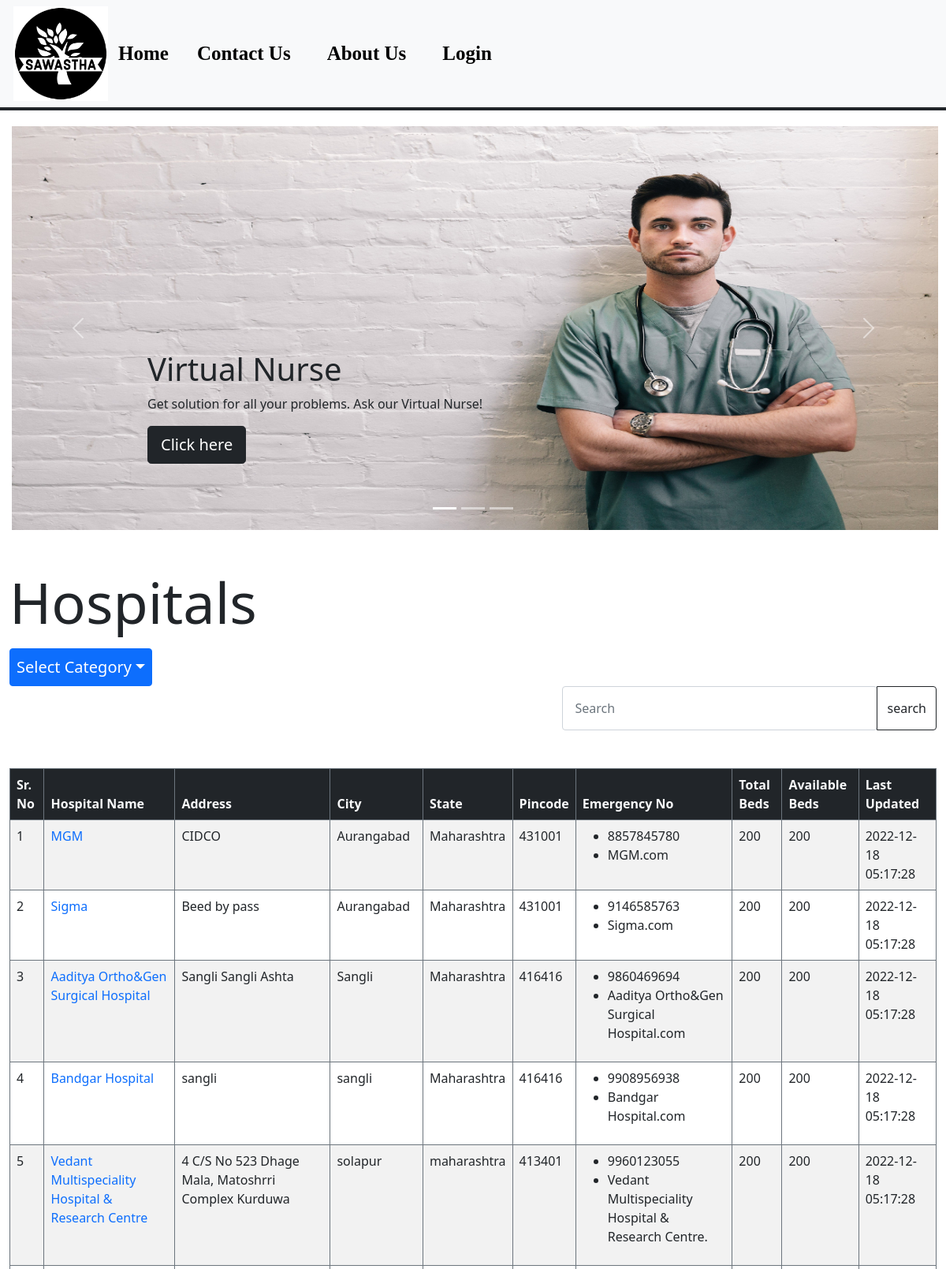
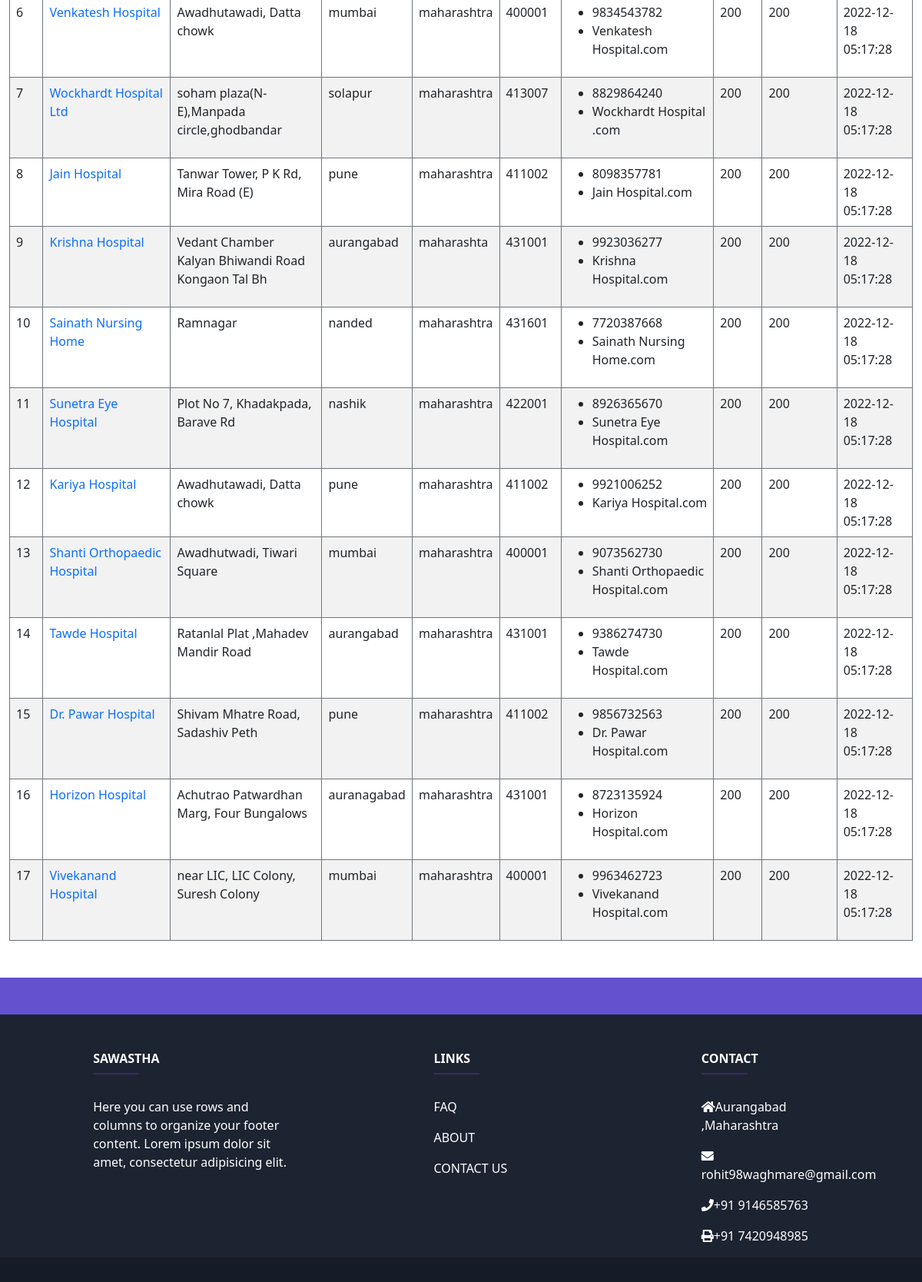
The page / on the database its author committed (2 pictures, top to bottom).
### tables this page shows
CREATE TABLE
    `hospital_info`(
        `sr` INT NOT NULL,
        `hospital_id` varchar(50),
        `hospital_name` varchar(50),
        `city` varchar(50),
        `address` varchar(50),
        `state` varchar(50),
        `pincode` varchar(50),
        `phonenumber` varchar(10),
        `email` varchar(50),
        `category` varchar(50),
        `website` varchar(50),
        `beds` int(255),
        `available_bad` int(255),
        `occupied_bed` int(255),
        `Total_emergency_beds` int(255),
        `available_emergency_bad` int(255),
        `occupied_emergency_bed` int(255),
        `Total_icu_beds` int(255),
        `available_icu_beds` int(255),
        `occupied_icu_bed` int(255),
        `Total_general_beds` int(255),
        `available_general_bad` int(255),
        `occupied_general_bed` int(255),
        `last_updated` varchar(50)
    );

### index.php (the view, shortened to what this page needs)
<?php
include 'Database/db.php';
?>
<!DOCTYPE html>
<html lang="en">
<head>
  <link rel="stylesheet" href="./css/bootstrap.min.css">
  <link rel="stylesheet" href="./css/style2.css">
  <link rel="stylesheet" href="./css/slider.css">
  <link rel="stylesheet" href="https://cdnjs.cloudflare.com/ajax/libs/font-awesome/4.7.0/css/font-awesome.min.css">
  <link rel="stylesheet" href="https://cdnjs.cloudflare.com/ajax/libs/font-awesome/5.15.3/css/all.min.css" />
</head>
<body>
  <?php
  include "./partials/navbar.php"
  ?>
  <div id="myCarousel" class="carousel slide" data-bs-ride="carousel">
    <div class="carousel-indicators">
      <button type="button" data-bs-target="#myCarousel" data-bs-slide-to="0" class="active" aria-current="true" aria-label="Slide 1"></button>
      <button type="button" data-bs-target="#myCarousel" data-bs-slide-to="1" aria-label="Slide 2"></button>
      <button type="button" data-bs-target="#myCarousel" data-bs-slide-to="2" aria-label="Slide 3"></button>
    </div>
    <div class="carousel-inner">
      <div class="carousel-item active">
        <svg class="bd-placeholder-img" width="100%" height="100%" aria-hidden="true" preserveAspectRatio="xMidYMid slice" focusable="false"><img src="./img/nurse.jpg" alt="image"></svg>
        <div class="container">
          <div class="carousel-caption text-start">
            <h1 class="text-dark">Virtual Nurse</h1>
            <p class="text-dark">Get solution for all your problems. Ask our Virtual Nurse!</p>
            <p><a class="btn btn-lg btn-dark" href="./chatbot/bot.html">Click here</a></p>
          </div>
        </div>
      </div>
    </div>
    <button class="carousel-control-prev" type="button" data-bs-target="#myCarousel" data-bs-slide="prev">
      <span class="carousel-control-prev-icon" aria-hidden="true"></span>
    </button>
    <button class="carousel-control-next" type="button" data-bs-target="#myCarousel" data-bs-slide="next">
      <span class="carousel-control-next-icon" aria-hidden="true"></span>
    </button>
  </div>
  <div class="container my-5" style="max-width: 1350px;">
    <span class="display-2">Hospitals</span>
    <div class="dropdown">
  <button class="btn btn-primary dropdown-toggle p-2 fs-5 mt-3" type="button" id="dropdownMenuButton1" data-bs-toggle="dropdown" aria-expanded="false"> Select Category</button>
</div>
    <div class="d-flex justify-content-center align-items-center mb-3">
      <form action="index.php" method="get">
        <div class="input-group ">
          <input type="search" class="form-control rounded" placeholder="Search" aria-label="Search" aria-describedby="search-addon" id="myInput" name="search" <?php if (isset($_GET["search"])) {
                                                                                                                                                                  echo $_GET["search"];
                                                                                                                                                                } ?> />
          <button type="submit" id="search" class="btn btn-outline-dark">search</button>
        </div>
      </form>
    </div>
    <table class="table  table-striped table-bordered border-secondary table-hover border-4 mt-5 .overflow-auto ">
      <thead class="tableHead bg-dark text-light">
        <tr>
          <th>Sr. No</th>
          <th>Hospital Name</th>
          <th>Address</th>
          <th>City</th>
          <th>State</th>
          <th>Pincode</th>
          <th>Emergency No</th>
          <th>Total Beds</th>
          <th>Available Beds</th>
          <th>Last Updated</th>
        </tr>
      </thead>
      <tbody>
        <?php
        if (isset($_GET['search'])) {
          $searchq = $_GET['search'];
          $query = "SELECT * FROM `hospital_info` WHERE CONCAT(hospital_name,category,city,state) LIKE '%$searchq%'";
          $count = mysqli_query($con, $query);
          $sn = 0;
          if (mysqli_num_rows($count) > 0) {
            while ($row = mysqli_fetch_assoc($count)) {
              $sn = $sn + 1;
              echo "<tr>
                  <td>" . $sn . "</td>
                  <td><a href ='./hospital_data.php?id=" . $row['hospital_name'] . "'>" . $row['hospital_name'] . "</a></td>
                  <td>" . $row['address'] . "</td>
                  <td>" . $row['city'] . "</td>
                  <td>" . $row['state'] . "</td>
                  <td>" . $row['pincode'] . "</td>
                  <td><ul><li>" . $row['phonenumber'] . "</li><li>" . $row['website'] . "</li></ul></td>
                  <td>" . $row['beds'] . "</td>
                  <td>" . $row['available_bad'] . "</td>
                  <td>" . $row['last_updated'] . "</td>
                </tr>";
            }
          } else {
        ?>
            <tr>
              <td>No Records Found</td>
            </tr>
          <?php
          }
        } else {
          $sql = "SELECT * FROM `hospital_info`";
          $result = mysqli_query($con, $sql);
          $sn = 0;
          while ($row = mysqli_fetch_assoc($result)) {
            $sn = $sn + 1;
            echo "<tr>
                <td>" . $sn . "</td>
                <td><a href ='./hospital_data.php?id=" . $row['hospital_name'] . "'>" . $row['hospital_name'] . "</a></td>
                <td>" . $row['address'] . "</td>
                <td>" . $row['city'] . "</td>
                <td>" . $row['state'] . "</td>
                <td>" . $row['pincode'] . "</td>
                <td><ul><li>" . $row['phonenumber'] . "</li><li>" . $row['website'] . "</li></ul></td>
                <td>" . $row['beds'] . "</td>
                <td>" . $row['available_bad'] . "</td>
                <td>" . $row['last_updated'] . "</td>
              </tr>";
          }
        }
        ?>
      </tbody>
    </table>
  </div>
  <?php
  include "./partials/footer.php"
  ?>
</body>
</html>

### partials/navbar.php (shortened to what this page needs)
<nav class="navbar navbar-expand-lg navbar-light bg-light border-bottom border-dark border-4">
  <div class="container-fluid">
    <img src="./img/logo.jpeg" alt="LOGO">
    <div class="collapse navbar-collapse " id="navbarSupportedContent">
      <ul class="navbar-nav me-auto mb-2 mb-lg-0">
        <li class="nav-item">
          <a id="home" class="nav-link" href="index.php">Home</a>
        </li>
        <li class="nav-item">
          <a id="contact" class="nav-link" href="contact_us.php">Contact Us</a>
        </li>
        <li class="nav-item">
          <a id="about" class="nav-link" href="./about.html">About Us</a>
        </li>
        <li class="nav-item">
          <a id="about" class="nav-link" href="./user/user_login.php">Login</a>
        </li>
    </div>
  </div>
</nav>

### partials/footer.php
<footer class="text-center text-lg-start text-white" id="f" style="background-color: #1c2331">
    <section
             class="d-flex justify-content-between p-4"
             style="background-color: #6351ce"
             >
    </section>
    <section class="">
      <div class="container text-center text-md-start mt-5">
        <div class="row mt-3">
          <div class="col-md-3 col-lg-4 col-xl-3 mx-auto mb-4">
            <h6 class="text-uppercase fw-bold">SAWASTHA</h6>
            <hr
                class="mb-4 mt-0 d-inline-block mx-auto"
                style="width: 60px; background-color: #7c4dff; height: 2px"
                />
            <p>
              Here you can use rows and columns to organize your footer
              content. Lorem ipsum dolor sit amet, consectetur adipisicing
              elit.
            </p>
          </div>
          <div class="col-md-2 col-lg-2 col-xl-2 mx-auto mb-4">
            <h6 class="text-uppercase fw-bold">LINKS</h6>
            <hr
                class="mb-4 mt-0 d-inline-block mx-auto"
                style="width: 60px; background-color: #7c4dff; height: 2px"
                />
            <p>
              <a href="./faq.html" class="text-white">FAQ</a>
            </p>
            <p>
              <a href="./about.html" class="text-white">ABOUT</a>
            </p>
            <p>
              <a href="./contact_us.php" class="text-white">CONTACT US</a>
            </p>
          </div>
          <div class="col-md-3 col-lg-2 col-xl-2 mx-auto mb-md-0 mb-4">
            <h6 class="text-uppercase fw-bold">CONTACT</h6>
            <hr
                class="mb-4 mt-0 d-inline-block mx-auto"
                style="width: 60px; background-color: #7c4dff; height: 2px"
                />
            <p><i class="fas fa-home mr-3"></i>Aurangabad ,Maharashtra</p>
            <p><i class="fas fa-envelope mr-3"></i>rohit98waghmare@gmail.com</p>
            <p><i class="fas fa-phone mr-3"></i>+91 9146585763</p>
            <p><i class="fas fa-print mr-3"></i>+91 7420948985</p>
          </div>
        </div>
      </div>
    </section>
    <div
         class="text-center p-3"
         style="background-color: rgba(0, 0, 0, 0.2)"
         >
    </div>

### css/style2.css (style rules this page uses)
img { height: 120px; margin-left: 5px; margin-right: 5px; }
#home { margin-right: 20px; font-size: 25px; font-weight: bold; font-family: 'Times New Roman', Times, serif; color: black; }
#contact { margin-right: 30px; font-size: 25px; font-weight: bold; font-family: 'Times New Roman', Times, serif; color: black; }
#about { font-size: 25px; font-weight: bold; font-family: 'Times New Roman', Times, serif; margin-right: 30px; color: black; }
#myCarousel { height: max-content; }
#myInput { padding: 15px; width: 400px; }
a { text-decoration: none; }

### css/slider.css (style rules this page uses)
.carousel { margin: 10px; margin-top: 20px; }
.carousel-caption { bottom: 3rem; z-index: 10; }
.carousel-item { height: 32rem; }
.carousel-item>img { position: absolute; top: 0; left: 0; min-width: 100%; height: 32rem; }

### rows shown on the page
hospital_info: hospital_name "MGM", address "CIDCO", city "Aurangabad", state "Maharashtra", pincode "431001", phonenumber "8857845780", website "MGM.com", beds "200", available_bad "200", last_updated "2022-12-18 05:17:28"
hospital_info: hospital_name "Sigma", address "Beed by pass", city "Aurangabad", state "Maharashtra", pincode "431001", phonenumber "9146585763", website "Sigma.com", beds "200", available_bad "200", last_updated "2022-12-18 05:17:28"
hospital_info: hospital_name "Aaditya Ortho&Gen Surgical Hospital", address "Sangli Sangli Ashta", city "Sangli", state "Maharashtra", pincode "416416", phonenumber "9860469694", website "Aaditya Ortho&Gen Surgical Hospital.com", beds "200", available_bad "200", last_updated "2022-12-18 05:17:28"
hospital_info: hospital_name "Bandgar Hospital", address "sangli", city "sangli", state "Maharashtra", pincode "416416", phonenumber "9908956938", website "Bandgar Hospital.com", beds "200", available_bad "200", last_updated "2022-12-18 05:17:28"
hospital_info: hospital_name "Vedant Multispeciality Hospital & Research Centre", address "4 C/S No 523 Dhage Mala, Matoshrri Complex Kurduwa", city "solapur", state "maharashtra", pincode "413401", phonenumber "9960123055", website "Vedant Multispeciality Hospital & Research Centre.", beds "200", available_bad "200", last_updated "2022-12-18 05:17:28"
hospital_info: hospital_name "Venkatesh Hospital", address "Awadhutawadi, Datta chowk", city "mumbai", state "maharashtra", pincode "400001", phonenumber "9834543782", website "Venkatesh Hospital.com", beds "200", available_bad "200", last_updated "2022-12-18 05:17:28"
hospital_info: hospital_name "Wockhardt Hospital Ltd", address "soham plaza(N-E),Manpada circle,ghodbandar", city "solapur", state "maharashtra", pincode "413007", phonenumber "8829864240", website "Wockhardt Hospital .com", beds "200", available_bad "200", last_updated "2022-12-18 05:17:28"
hospital_info: hospital_name "Jain Hospital", address "Tanwar Tower, P K Rd, Mira Road (E)", city "pune", state "maharashtra", pincode "411002", phonenumber "8098357781", website "Jain Hospital.com", beds "200", available_bad "200", last_updated "2022-12-18 05:17:28"
hospital_info: hospital_name "Krishna Hospital", address "Vedant Chamber Kalyan Bhiwandi Road Kongaon Tal Bh", city "aurangabad", state "maharashta", pincode "431001", phonenumber "9923036277", website "Krishna Hospital.com", beds "200", available_bad "200", last_updated "2022-12-18 05:17:28"
hospital_info: hospital_name "Sainath Nursing Home", address "Ramnagar", city "nanded", state "maharashtra", pincode "431601", phonenumber "7720387668", website "Sainath Nursing Home.com", beds "200", available_bad "200", last_updated "2022-12-18 05:17:28"
hospital_info: hospital_name "Sunetra Eye Hospital", address "Plot No 7, Khadakpada, Barave Rd", city "nashik", state "maharashtra", pincode "422001", phonenumber "8926365670", website "Sunetra Eye Hospital.com", beds "200", available_bad "200", last_updated "2022-12-18 05:17:28"
hospital_info: hospital_name "Kariya Hospital", address "Awadhutawadi, Datta chowk", city "pune", state "maharashtra", pincode "411002", phonenumber "9921006252", website "Kariya Hospital.com", beds "200", available_bad "200", last_updated "2022-12-18 05:17:28"
hospital_info: hospital_name "Shanti Orthopaedic Hospital", address "Awadhutwadi, Tiwari Square", city "mumbai", state "maharashtra", pincode "400001", phonenumber "9073562730", website "Shanti Orthopaedic Hospital.com", beds "200", available_bad "200", last_updated "2022-12-18 05:17:28"
hospital_info: hospital_name "Tawde Hospital", address "Ratanlal Plat ,Mahadev Mandir Road", city "aurangabad", state "maharashtra", pincode "431001", phonenumber "9386274730", website "Tawde Hospital.com", beds "200", available_bad "200", last_updated "2022-12-18 05:17:28"
hospital_info: hospital_name "Dr. Pawar Hospital", address "Shivam Mhatre Road, Sadashiv Peth", city "pune", state "maharashtra", pincode "411002", phonenumber "9856732563", website "Dr. Pawar Hospital.com", beds "200", available_bad "200", last_updated "2022-12-18 05:17:28"
hospital_info: hospital_name "Horizon Hospital", address "Achutrao Patwardhan Marg, Four Bungalows", city "auranagabad", state "maharashtra", pincode "431001", phonenumber "8723135924", website "Horizon Hospital.com", beds "200", available_bad "200", last_updated "2022-12-18 05:17:28"
hospital_info: hospital_name "Vivekanand Hospital", address "near LIC, LIC Colony, Suresh Colony", city "mumbai", state "maharashtra", pincode "400001", phonenumber "9963462723", website "Vivekanand Hospital.com", beds "200", available_bad "200", last_updated "2022-12-18 05:17:28"
